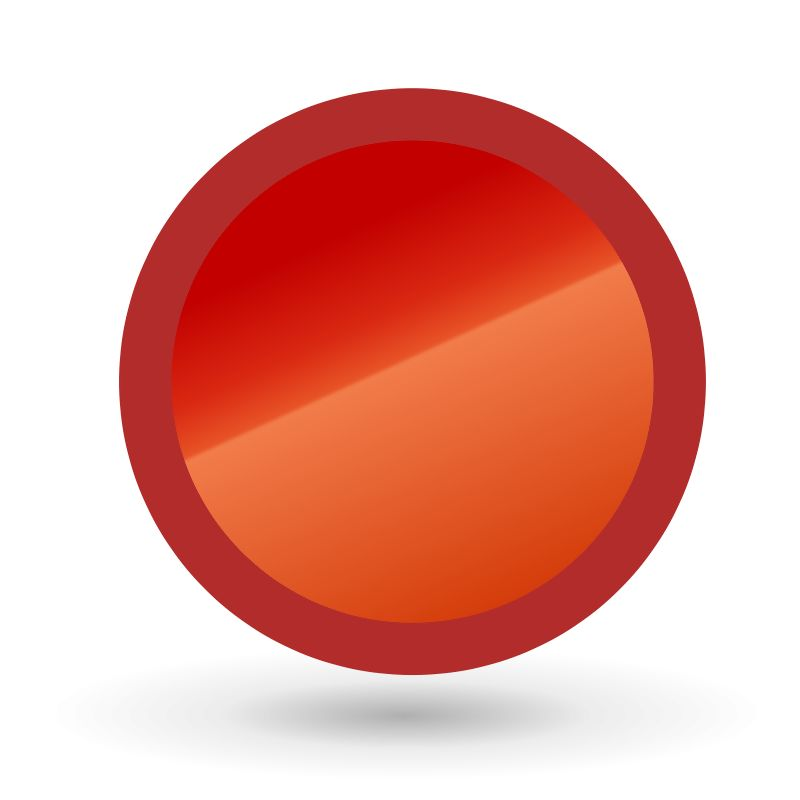
#> input picture timg.jpg, 800 x 800 px, given in place of the camera
$ jupyter execute Text_OpenCV_7.ipynb   (older library calls are emulated)
#> lines starting #> are read from the running program, lines starting #| are printed output that depends on the picture; after the words box and inside, x2 and y2 are one past the last pixel; in counts of white or black regions, pixels touching at a corner belong together
[cell 1]
'''
画出红色图形的轮廓，其中很多参数待调，计划通过TK设立滑块来实时调节参数
'''

import cv2
import numpy as np

[cell 2]
cap = cv2.VideoCapture(0)   # 读取摄像头

while True:
    # 读取下一帧解码本帧
    ret,im = cap.read()
#> im is the input picture: shape (800, 800, 3); mean B, G, R 160.4, 170.3, 232.5

    # 用numpy建立一个和视频一样长宽的全黑画布
    # 便于后边将图像画于画布上
    pri = np.zeros(im.shape[:2])

    # 将图像转化到HSV色彩空间格式，便于提取颜色
    hsv = cv2.cvtColor(im,cv2.COLOR_BGR2HSV)
#> hsv: shape (800, 800, 3); mean H, S, V 5.8, 89.2, 232.5

    # 制作透过红色的蒙版
    lower_red = np.array([160,110,170])
    upper_red = np.array([180,255,255])
    maskR = cv2.inRange(hsv,lower_red,upper_red)
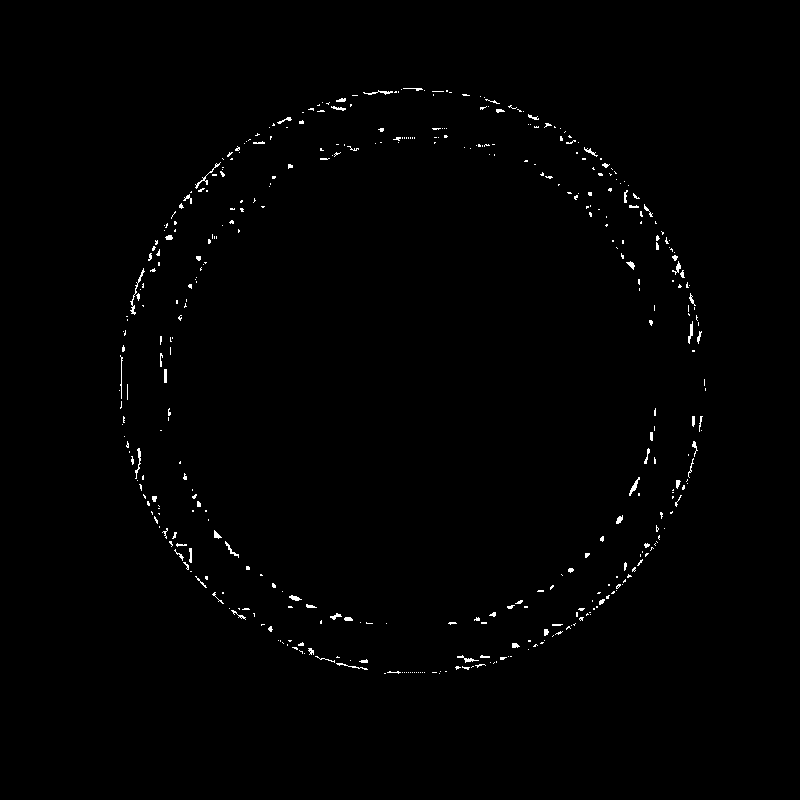
#> maskR: shape (800, 800); 0.73% white in thin lines or dots, all inside (x1, y1, x2, y2) = (119, 88, 706, 674)

    # 将蒙版与图像结合，得到只透红色的图像
    res = cv2.bitwise_and(im,im,mask=maskR)

    # 画出图像中红色图形的外轮廓
    gray = cv2.cvtColor(res,cv2.COLOR_BGR2GRAY)    # 将处理后的图像转换为灰度图，便于二值化
    re,thresh = cv2.threshold(gray,1,1,cv2.THRESH_TOZERO)   # 将图像二值化，此函数只接受灰度图
    image,contours,hierarchy = cv2.findContours(thresh,cv2.RETR_TREE,cv2.CHAIN_APPROX_SIMPLE)
#> contours = 443 contours, 421 with area under 20; largest, box (x1, y1, x2, y2) and area: (130, 268, 145, 315) 46, (629, 477, 640, 496) 42, (195, 162, 221, 189) 33, (688, 321, 693, 344) 32, (135, 448, 141, 479) 32
    # 在二值化的基础上找出轮廓
    # image为thresh图像，contours为轮廓点的坐标，hierarchy为轮廓索引
    #目前为止，hierarchy属性显得非常鸡肋，因为是动态视频，每次屏幕刷新索引号都不一样，所以无法应用索引号去噪

    if contours == []:
        continue
    else:
        M = cv2.moments(contours[0])
#> M = moments, m00 0
        if int(M['m00']) == 0:
            continue
        else:
            cx = int(M['m10']/M['m00'])
            cy = int(M['m01']/M['m00'])

    # 在画布上画出轮廓
    pri = np.zeros(im.shape[:2])
    img = cv2.drawContours(pri,contours,-1,(255,255,255),1)
    cv2.circle(img,(cx,cy),2,(255,255,255),-1)
    cv2.imshow("video",img)

    if cv2.waitKey(1) &0xFF == ord("q"):
        break

cap.release()
cv2.destroyAllWindows()
